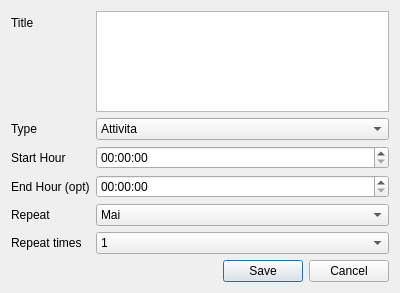
<?xml version="1.0" encoding="UTF-8"?>
<ui version="4.0">
 <class>ActivityDialog</class>
 <widget class="QDialog" name="ActivityDialog">
  <property name="geometry">
   <rect>
    <x>0</x>
    <y>0</y>
    <width>400</width>
    <height>293</height>
   </rect>
  </property>
  <property name="windowTitle">
   <string>Dialog</string>
  </property>
  <layout class="QVBoxLayout" name="verticalLayout_2">
   <item>
    <layout class="QVBoxLayout" name="verticalLayout">
     <item>
      <layout class="QFormLayout" name="formLayout">
       <item row="0" column="0">
        <widget class="QLabel" name="label">
         <property name="text">
          <string>Title</string>
         </property>
        </widget>
       </item>
       <item row="0" column="1">
        <widget class="QTextEdit" name="titleTextEdit"/>
       </item>
       <item row="1" column="0">
        <widget class="QLabel" name="label_2">
         <property name="text">
          <string>Type</string>
         </property>
        </widget>
       </item>
       <item row="2" column="0">
        <widget class="QLabel" name="label_3">
         <property name="text">
          <string>Start Hour</string>
         </property>
        </widget>
       </item>
       <item row="3" column="0">
        <widget class="QLabel" name="label_4">
         <property name="text">
          <string>End Hour (opt)</string>
         </property>
        </widget>
       </item>
       <item row="4" column="0">
        <widget class="QLabel" name="label_5">
         <property name="text">
          <string>Repeat</string>
         </property>
        </widget>
       </item>
       <item row="1" column="1">
        <widget class="QComboBox" name="typeComboBox">
         <item>
          <property name="text">
           <string>Attivita</string>
          </property>
         </item>
         <item>
          <property name="text">
           <string>Evento</string>
          </property>
         </item>
        </widget>
       </item>
       <item row="3" column="1">
        <widget class="QTimeEdit" name="endHourTimeEdit"/>
       </item>
       <item row="4" column="1">
        <widget class="QComboBox" name="repeatComboBox">
         <item>
          <property name="text">
           <string>Mai</string>
          </property>
         </item>
         <item>
          <property name="text">
           <string>Ogni anno</string>
          </property>
         </item>
        </widget>
       </item>
       <item row="2" column="1">
        <widget class="QTimeEdit" name="startHourTimeEdit"/>
       </item>
       <item row="5" column="0">
        <widget class="QLabel" name="label_6">
         <property name="text">
          <string>Repeat times</string>
         </property>
        </widget>
       </item>
       <item row="5" column="1">
        <widget class="QComboBox" name="repeatTimecomboBox">
         <item>
          <property name="text">
           <string>1</string>
          </property>
         </item>
         <item>
          <property name="text">
           <string>2</string>
          </property>
         </item>
         <item>
          <property name="text">
           <string>3</string>
          </property>
         </item>
         <item>
          <property name="text">
           <string>4</string>
          </property>
         </item>
         <item>
          <property name="text">
           <string>5</string>
          </property>
         </item>
        </widget>
       </item>
      </layout>
     </item>
     <item>
      <widget class="QDialogButtonBox" name="buttonBox">
       <property name="orientation">
        <enum>Qt::Horizontal</enum>
       </property>
       <property name="standardButtons">
        <set>QDialogButtonBox::Cancel|QDialogButtonBox::Save</set>
       </property>
      </widget>
     </item>
    </layout>
   </item>
  </layout>
 </widget>
 <resources/>
 <connections>
  <connection>
   <sender>buttonBox</sender>
   <signal>accepted()</signal>
   <receiver>ActivityDialog</receiver>
   <slot>accept()</slot>
   <hints>
    <hint type="sourcelabel">
     <x>248</x>
     <y>254</y>
    </hint>
    <hint type="destinationlabel">
     <x>157</x>
     <y>274</y>
    </hint>
   </hints>
  </connection>
  <connection>
   <sender>buttonBox</sender>
   <signal>rejected()</signal>
   <receiver>ActivityDialog</receiver>
   <slot>reject()</slot>
   <hints>
    <hint type="sourcelabel">
     <x>316</x>
     <y>260</y>
    </hint>
    <hint type="destinationlabel">
     <x>286</x>
     <y>274</y>
    </hint>
   </hints>
  </connection>
 </connections>
</ui>
